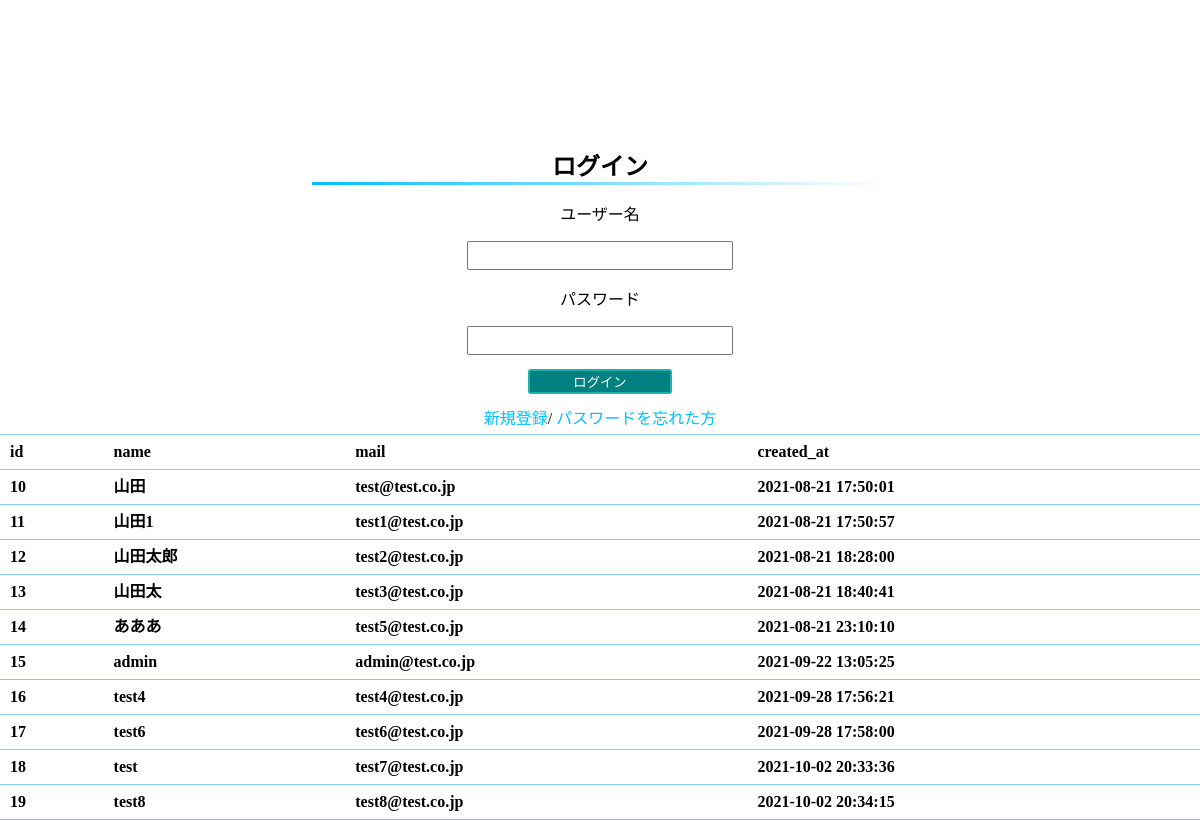
/locate/LocateShare/Views/login.php, run on the app's committed database.
### tables this page shows
CREATE TABLE `User` (
  `id` int(11) NOT NULL,
  `name` varchar(255) NOT NULL,
  `mail` varchar(255) NOT NULL,
  `password` varchar(255) NOT NULL,
  `birth` date DEFAULT NULL,
  `role` int(11) NOT NULL DEFAULT '0',
  `created_at` datetime NOT NULL DEFAULT CURRENT_TIMESTAMP,
  `del_flg` int(11) NOT NULL DEFAULT '0'
);

### locate/LocateShare/Controllers/LoginController.php (called while the page is built, shortened)
<?php
require_once(ROOT_PATH .'/Models/Login.php');
class LoginController {
  public function __construct() {
    $this ->Locate = new Locate();
    $dbh = $this ->Locate->get_db_handler();
    $this ->LogIn = new LogIn($dbh);
  }
  public function test_users() {
    $param = $this->LogIn->test();
    return $param;
  }
}

### locate/LocateShare/Models/Db.php (called while the page is built, shortened)
<?php
class Db {
  public function __construct($dbh = null) {
    if (!$dbh) {
      try {
        $this->dbh = new PDO (
          'mysql:dbname='.DB_NAME.
          ';host='.DB_HOST, DB_USER, DB_PASSWD
        );
      } catch (PDOException $e) {
        echo "接続失敗: ". $e->getMessage() ."\n";
        exit();
      }
    } else {
      $this->dbh = $dbh;
    }
  }
} ?>

### locate/LocateShare/Models/Login.php (called while the page is built, shortened)
<?php
require_once(ROOT_PATH .'/Models/Db.php');
class LogIn extends Db {
  private $table = 'User';
  public function test() {
    $sql = 'SELECT * FROM '.$this->table;
    $sth = $this->dbh->prepare($sql);
    $sth ->execute();
    $result = $sth->fetchAll(PDO::FETCH_ASSOC);
    return $result;
  }
}

### locate/LocateShare/Views/login.php (the view, shortened to what this page needs)
<?php
require_once(ROOT_PATH .'/Controllers/LoginController.php');
$Login = new LoginController;
$param = $Login ->test_users();
?>
<!DOCTYPE html>
<html>
<head>
    <link rel="stylesheet" type="text/css" href="/css/style.css">
</head>
<body>
<div class='input'>
  <h2>ログイン</h2>
  <div class='form'>
  <form action='' method='post'>
    <p>ユーザー名</p>
    <input type='text' name='name' class='textform'></input>
    <p>パスワード</p>
    <input type='password' name='password' class='textform'><br></input>
    <input type='submit' value='ログイン' class='submit_button'>
  </form>
  <div class='login_menu'>
    <a href='signup.php'>新規登録</a>/
    <a href='reset_input.php'>パスワードを忘れた方</a>
  </div>
  </div>
</div>
  <table>
    <tr>
      <th>id</th><th>name</th><th>mail</th><th>created_at</th>
    </tr>
    <?php foreach ($param as $row): ?>
      <tr>
        <th><?=$row['id'] ?></th><th><?=$row['name'] ?></th><th><?=$row['mail'] ?></th><th><?=$row['created_at'] ?></th>
      </tr>
    <?php endforeach ?>

### locate/LocateShare/public/css/style.css (style rules this page uses)
body { margin: 0; padding: 0; }
p { text-align: center; }
a { text-decoration: none; color: #00bfff; }
h2 { text-align: center; width: 80%; margin: 3% 10% 1% auto; border-bottom: 3px solid #00bfff; border-image: linear-gradient(to right, #00bfff 0%, #ffffff 100%); border-image-slice: 1; }
table, th, td { border-collapse: collapse; border-top: 1px solid #87ceeb; border-bottom: 1px solid #87ceeb; line-height: 1.5; padding: 5px 10px; white-space: nowrap; }
table { width: 100%; }
th { text-align: left; }
.input { width: 60%; padding: 5px; margin: 10% auto 0 auto; }
.input .form { width: 50%; text-align: center; margin: 0 auto 0 auto; }
.textform { width: 70%; padding: 5px; }
.submit_button { margin-top: 4%; width: 40%; background-color: teal; color: white; border: 2px solid #20b2aa; border-radius: 3px; }
.login_menu { margin-top: 3%; }

### data on the page
user: id "10", name "山田", mail "test@test.co.jp", created_at "2021-08-21 17:50:01"
user: id "11", name "山田1", mail "test1@test.co.jp", created_at "2021-08-21 17:50:57"
user: id "12", name "山田太郎", mail "test2@test.co.jp", created_at "2021-08-21 18:28:00"
user: id "13", name "山田太", mail "test3@test.co.jp", created_at "2021-08-21 18:40:41"
user: id "14", name "あああ", mail "test5@test.co.jp", created_at "2021-08-21 23:10:10"
user: id "15", name "admin", mail "admin@test.co.jp", created_at "2021-09-22 13:05:25"
user: id "16", name "test4", mail "test4@test.co.jp", created_at "2021-09-28 17:56:21"
user: id "17", name "test6", mail "test6@test.co.jp", created_at "2021-09-28 17:58:00"
user: id "18", name "test", mail "test7@test.co.jp", created_at "2021-10-02 20:33:36"
user: id "19", name "test8", mail "test8@test.co.jp", created_at "2021-10-02 20:34:15"
